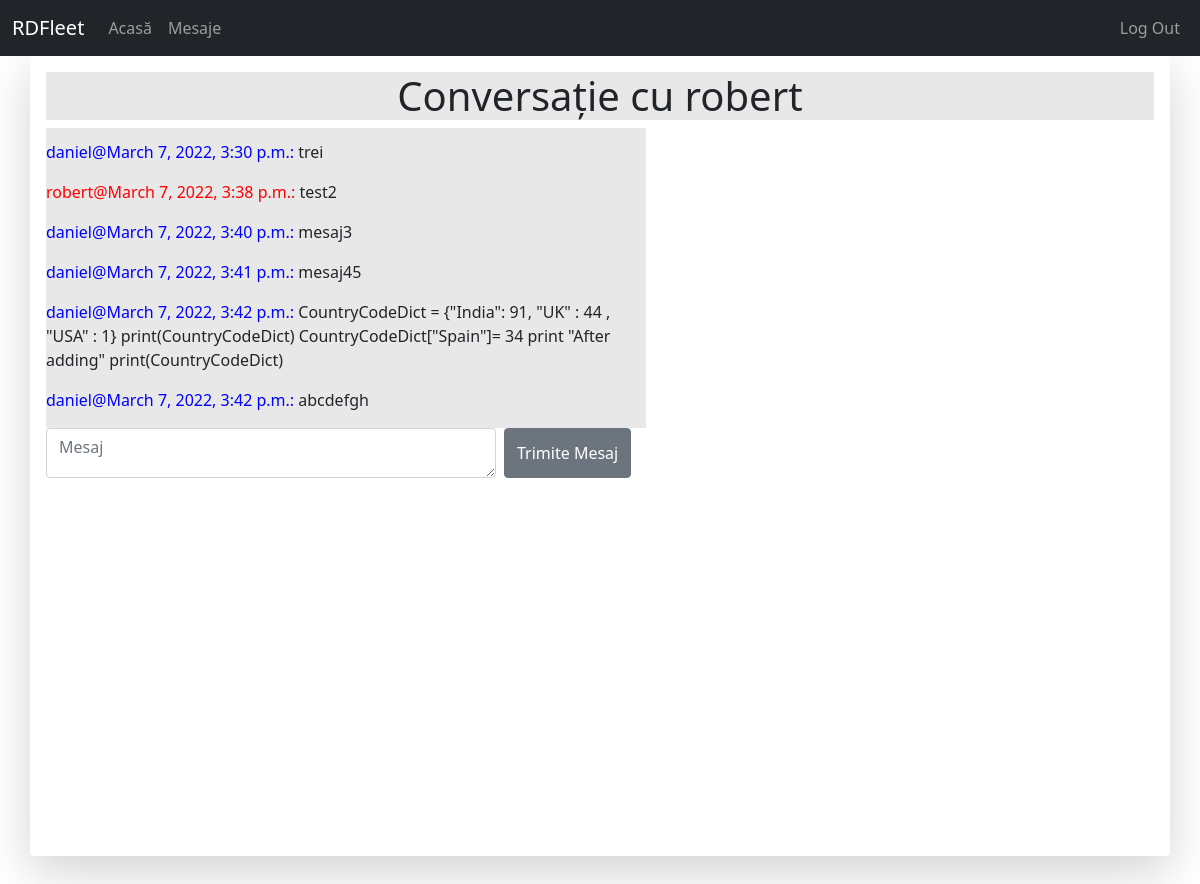
Page /messages/inbox/robert/ (signed in) on the earlier database version.
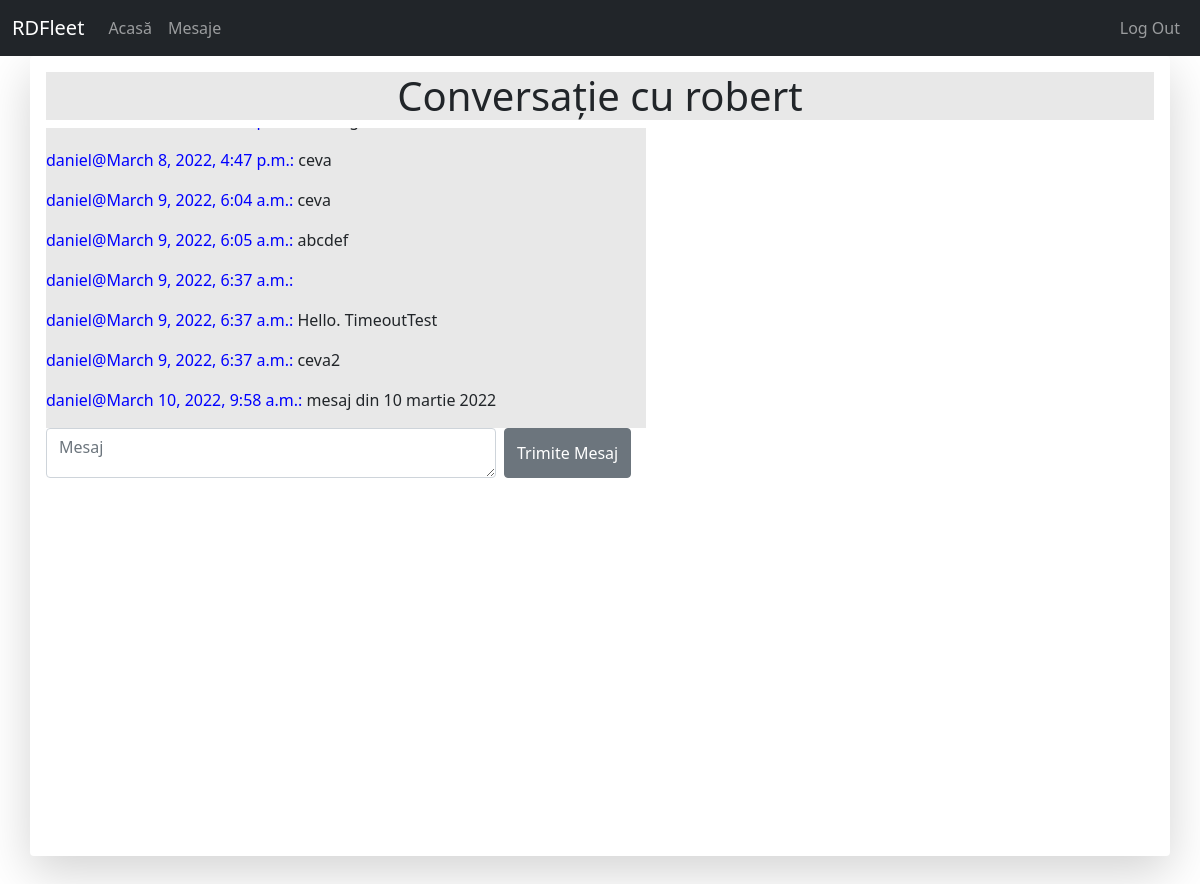
Same page on the later database version.
### mesaje/models.py (models this page shows, shortened)
class Message(models.Model):
	user = models.ForeignKey(User, on_delete=models.CASCADE, related_name='user')
	sender = models.ForeignKey(User, on_delete=models.CASCADE, related_name='from_user')
	recipient = models.ForeignKey(User, on_delete=models.CASCADE, related_name='to_user')
	body = models.TextField(max_length=1000, blank=True, null=True)
	date = models.DateTimeField(auto_now_add=True)
	is_read = models.BooleanField(default=False)

### mesaje/views.py (the view, shortened to what this page needs)
# urls.py: re_path(r'^inbox/(?P<username>\w+)/$', views.InboxWithView.as_view(), name='direct-msg'),
class InboxWithView(View):
	template_name = 'mesaje/mesaje.html'
	def get(self, request, username, *args, **kwargs):
		lista = User.objects.filter(username=username)
		if lista.count() != 0:
			usr = lista[0]
		else:
			return redirect('inbox')
		mesaje_primite = Message.objects.filter(user=request.user, sender=usr)
		mesaje_trimise = Message.objects.filter(user=request.user, sender=request.user, recipient=usr)
		mesaje = list(chain(mesaje_trimise, mesaje_primite))
		mesaje.sort(key=lambda x: x.date, reverse=False)
		for mesaj in mesaje:
			mesaj.is_read = True
			mesaj.save()
		context = {'recipient' : username, 'mesaje':mesaje}
		return render(request, self.template_name, context)

### mesaje/templates/mesaje/mesaje.html (shortened to what this page needs)
{% extends 'base.html' %}
{% block content %}
	<h1 style="background-color: rgb(232, 232, 232); text-align: center;">Conversație cu {{ recipient }}</h1>
	<div class="form-group overflow-auto"style="width:600px;height: 300px;background-color: rgb(232, 232, 232);" id="listamesaje">
	{% for mesaj in mesaje%}
	{% if mesaj.sender == user %}
		<p>
			<span style="color: #0000ff">{{ user }}@{{ mesaj.date }}: </span>{{ mesaj.body }}
		</p>
	{% else %}
		<p>
			<span style="color: #ff0000">{{ mesaj.sender }}@{{ mesaj.date }}: </span>{{ mesaj.body }}
		</p>
	{% endif %}
	{% endfor %}
	</div>
	<div class="input-group">
		<form class="d-flex" method="POST" action="{% url 'direct-msg' recipient %}"> {% csrf_token %}
			<textarea class="form-control me-2" type="search" placeholder="Mesaj" name="msgbody" style="width: 450px; height: 50px;"></textarea>
			<button class="btn btn-secondary" type="submit">Trimite Mesaj</button>
		</form>
	</div>
{% endblock %}

Differences in the rows shown:
no longer on this page (row unchanged): Message: {{ user }} "daniel", date "March 7, 2022, 3:30 p.m.", body "trei"
no longer on this page (row unchanged): Message: sender "robert", date "March 7, 2022, 3:38 p.m.", body "test2"
no longer on this page (row unchanged): Message: {{ user }} "daniel", date "March 7, 2022, 3:40 p.m.", body "mesaj3"
no longer on this page (row unchanged): Message: {{ user }} "daniel", date "March 7, 2022, 3:41 p.m.", body "mesaj45"
no longer on this page (row unchanged): Message: {{ user }} "daniel", date "March 7, 2022, 3:42 p.m.", body "CountryCodeDict = {\"India\": 91, \"UK\" : 44 , \"USA\" : 1} print(CountryCodeDict) CountryCodeDict[\"Spain\"]= 34 print \"After adding\" print(CountryCodeDict)"
no longer on this page (row unchanged): Message: {{ user }} "daniel", date "March 7, 2022, 3:42 p.m.", body "abcdefgh"
added Message: {{ user }} "daniel", date "March 8, 2022, 4:47 p.m.", body "ceva"
added Message: {{ user }} "daniel", date "March 9, 2022, 6:04 a.m.", body "ceva"
added Message: {{ user }} "daniel", date "March 9, 2022, 6:05 a.m.", body "abcdef"
added Message: {{ user }} "daniel", date "March 9, 2022, 6:37 a.m."
added Message: {{ user }} "daniel", date "March 9, 2022, 6:37 a.m.", body "Hello. TimeoutTest"
added Message: {{ user }} "daniel", date "March 9, 2022, 6:37 a.m.", body "ceva2"
added Message: {{ user }} "daniel", date "March 10, 2022, 9:58 a.m.", body "mesaj din 10 martie 2022"
